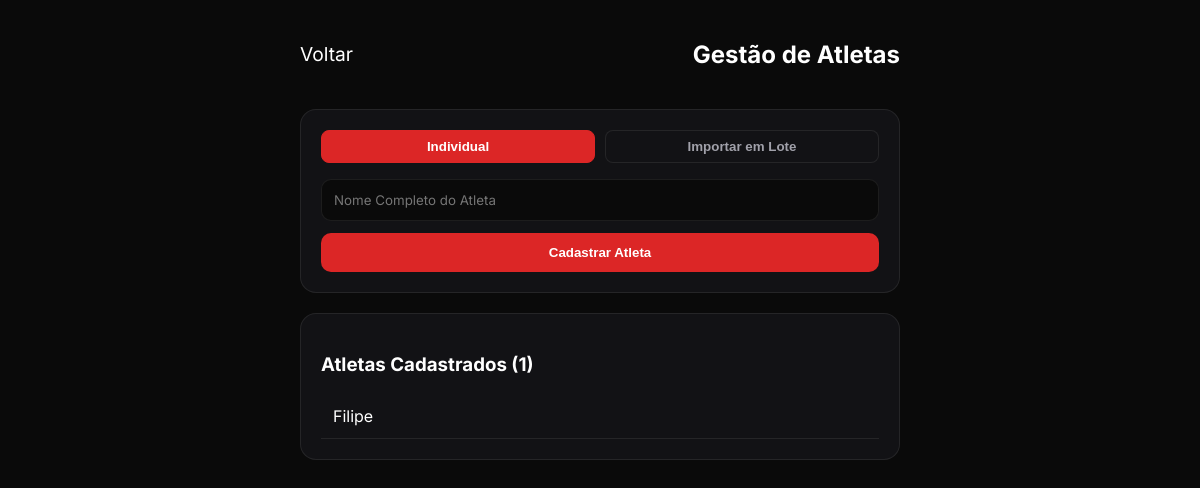
/alunos (signed in), run on an earlier commit of the app's database.
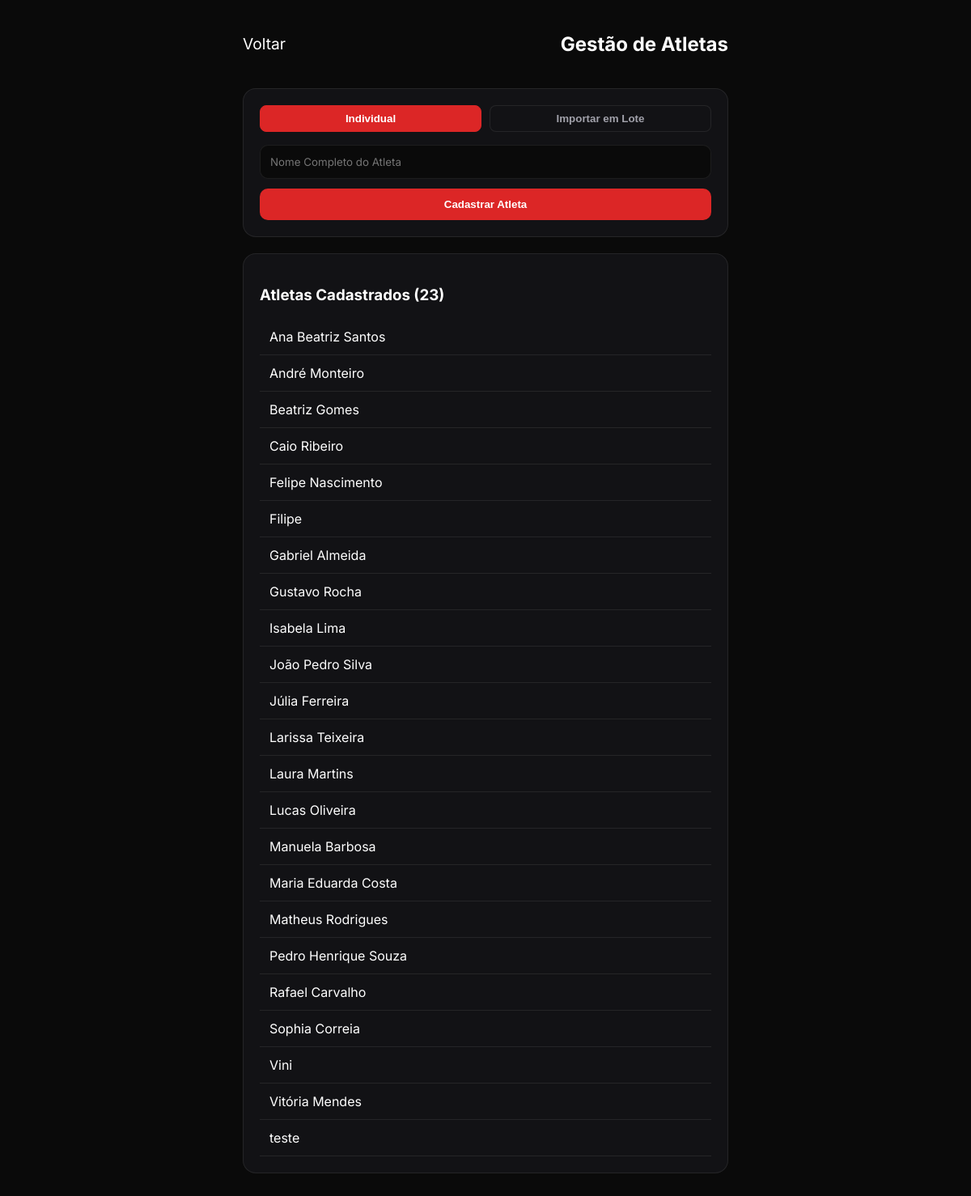
And on a later commit of the database.
### tables this page shows
CREATE TABLE alunos (
            id INTEGER PRIMARY KEY AUTOINCREMENT,
            nome_completo TEXT NOT NULL,
            presencas INTEGER DEFAULT 0
        );

### app.py (the view, shortened to what this page needs)
@app.route('/alunos', methods=['GET', 'POST'])
def gerenciar_alunos():
    if 'treinador_id' not in session: return redirect(url_for('login'))
    erro = None
    conn = get_db_connection()
    try:
        alunos = conn.execute('SELECT * FROM alunos ORDER BY nome_completo ASC').fetchall()
    finally:
        conn.close()
    return render_template('alunos.html', alunos=alunos, erro=erro)

### app.py (called while the page is built)
def get_db_connection():
    conn = sqlite3.connect(DB_PATH)
    conn.row_factory = sqlite3.Row
    conn.execute('PRAGMA foreign_keys = ON')
    return conn

### templates/alunos.html (shortened to what this page needs)
<!DOCTYPE html>
<html lang="pt-BR">
<head>
</head>
<body>
    <div class="container">
        <div class="header">
            <a href="{{ url_for('dashboard') }}"> Voltar</a>
            <h2>Gestão de Atletas</h2>
        </div>
        <div class="card">
            <div class="tabs">
                <button type="button" class="tab-btn active" onclick="mostrarAba('individual')">Individual</button>
                <button type="button" class="tab-btn" onclick="mostrarAba('lote')">Importar em Lote</button>
            </div>
            <form id="form-individual" method="POST" action="{{ url_for('gerenciar_alunos') }}">
                <input type="text" name="nome" placeholder="Nome Completo do Atleta" required>
                <button type="submit">Cadastrar Atleta</button>
            </form>
        </div>
        <div class="card">
            <h3>Atletas Cadastrados ({{ alunos|length }})</h3>
            {% for aluno in alunos %}
            <div class="item-aluno">
                <span>{{ aluno.nome_completo }}</span>
            </div>
            {% else %}
            <p style="color: var(--text-muted);">Nenhum atleta cadastrado.</p>
            {% endfor %}
        </div>
    </div>
</body>
</html>

### templates/alunos.html (style rules this page uses)
:root { --bg-dark: #0a0a0a; --card-bg: #121215; --border: rgba(255, 255, 255, 0.08); --primary: #dc2626; --text: #ffffff; --text-muted: #a1a1aa; }
body { font-family: 'Inter', sans-serif; background: var(--bg-dark); color: var(--text); padding: 20px; margin: 0; }
.container { max-width: 600px; margin: 0 auto; }
.header { display: flex; align-items: center; justify-content: space-between; margin-bottom: 20px; }
.header a { color: var(--text); text-decoration: none; font-size: 1.2rem; }
.card { background: var(--card-bg); border: 1px solid var(--border); padding: 20px; border-radius: 16px; margin-bottom: 20px; }
input, textarea { width: 100%; padding: 12px; background: #0a0a0a; border: 1px solid var(--border); border-radius: 10px; color: #fff; font-family: inherit; box-sizing: border-box; margin-bottom: 12px; }
button { background: var(--primary); color: #fff; border: none; padding: 12px 20px; border-radius: 10px; font-weight: 700; cursor: pointer; width: 100%; }
.item-aluno { display: flex; justify-content: space-between; align-items: center; padding: 12px; border-bottom: 1px solid var(--border); }
.tabs { display: flex; gap: 10px; margin-bottom: 16px; }
.tab-btn { background: var(--card-bg); border: 1px solid var(--border); color: var(--text-muted); padding: 8px 16px; border-radius: 8px; cursor: pointer; flex: 1; }
.tab-btn.active { background: var(--primary); color: #fff; border-color: var(--primary); }

What changed in the data, as far as the page shows it:
added alunos: nome_completo "Ana Beatriz Santos"
added alunos: nome_completo "André Monteiro"
added alunos: nome_completo "Beatriz Gomes"
added alunos: nome_completo "Caio Ribeiro"
added alunos: nome_completo "Felipe Nascimento"
added alunos: nome_completo "Gabriel Almeida"
added alunos: nome_completo "Gustavo Rocha"
added alunos: nome_completo "Isabela Lima"
added alunos: nome_completo "João Pedro Silva"
added alunos: nome_completo "Júlia Ferreira"
added alunos: nome_completo "Larissa Teixeira"
added alunos: nome_completo "Laura Martins"
added alunos: nome_completo "Lucas Oliveira"
added alunos: nome_completo "Manuela Barbosa"
added alunos: nome_completo "Maria Eduarda Costa"
added alunos: nome_completo "Matheus Rodrigues"
added alunos: nome_completo "Pedro Henrique Souza"
added alunos: nome_completo "Rafael Carvalho"
added alunos: nome_completo "Sophia Correia"
added alunos: nome_completo "Vini"
added alunos: nome_completo "Vitória Mendes"
added alunos: nome_completo "teste"
Also different on the page:
{{ alunos|length }}: "1" → "23"
